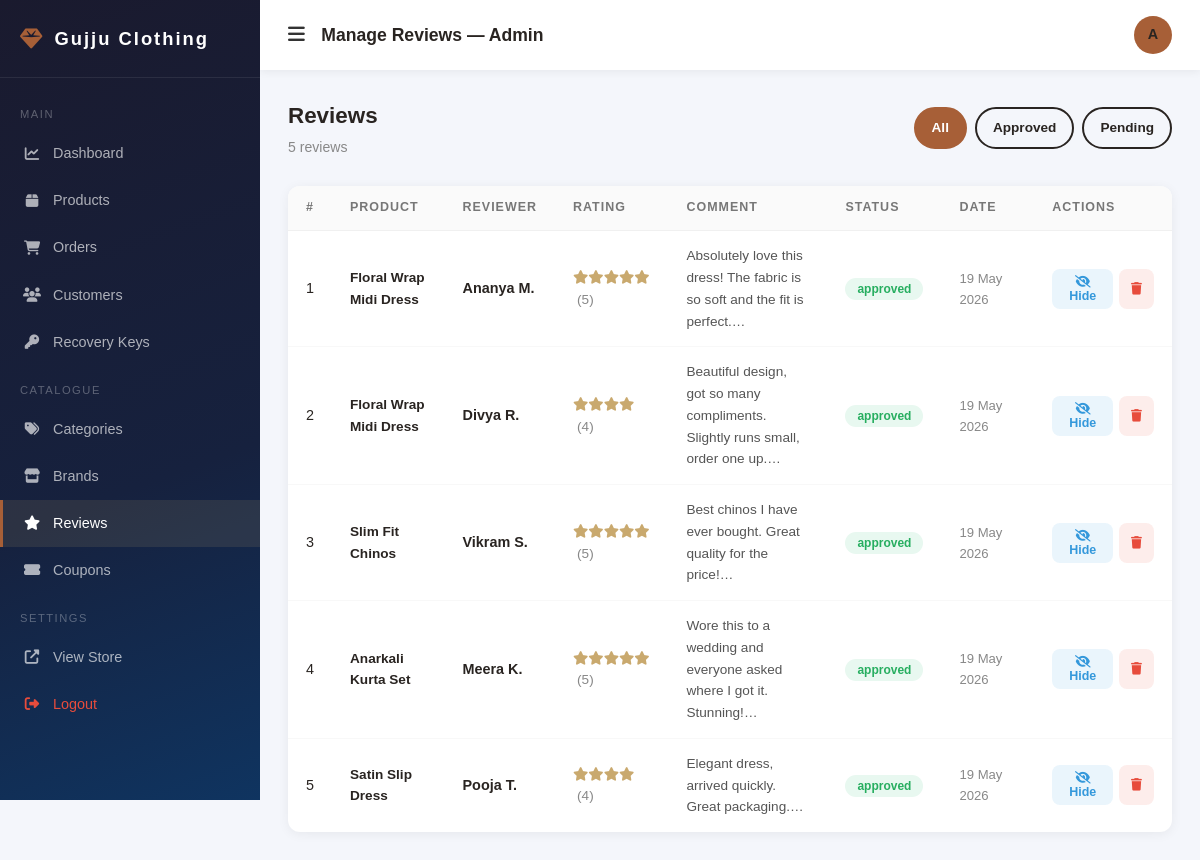
Screenshot of /admin/reviews.php (signed in) with the database file from the repository.
### tables this page shows
CREATE TABLE IF NOT EXISTS `reviews` (
  `id` INT UNSIGNED AUTO_INCREMENT PRIMARY KEY,
  `product_id` INT UNSIGNED NOT NULL,
  `user_id` INT UNSIGNED,
  `reviewer_name` VARCHAR(100),
  `rating` TINYINT NOT NULL,
  `comment` TEXT,
  `status` ENUM('pending','approved') DEFAULT 'approved',
  `created_at` TIMESTAMP DEFAULT CURRENT_TIMESTAMP
);

CREATE TABLE IF NOT EXISTS `products` (
  `id` INT UNSIGNED AUTO_INCREMENT PRIMARY KEY,
  `category_id` INT UNSIGNED,
  `name` VARCHAR(200) NOT NULL,
  `slug` VARCHAR(220) NOT NULL UNIQUE,
  `description` TEXT,
  `price` DECIMAL(10,2) NOT NULL,
  `sale_price` DECIMAL(10,2) DEFAULT 0,
  `stock` INT DEFAULT 0,
  `sizes` VARCHAR(200) DEFAULT 'XS,S,M,L,XL,XXL',
  `colors` VARCHAR(200) DEFAULT 'Black,White,Beige',
  `image` VARCHAR(255),
  `gallery` TEXT,
  `tags` VARCHAR(255),
  `featured` TINYINT(1) DEFAULT 0,
  `status` ENUM('active','inactive') DEFAULT 'active',
  `created_at` TIMESTAMP DEFAULT CURRENT_TIMESTAMP,
  FOREIGN KEY (`category_id`) REFERENCES `categories`(`id`) ON DELETE SET NULL
);

### includes/db.php (called while the page is built, shortened)
<?php
function getDB() {
    static $pdo = null;
    if ($pdo === null) {
        try {
            $dsn = "mysql:host=" . DB_HOST . ";dbname=" . DB_NAME . ";charset=utf8mb4";
            $options = [
                PDO::ATTR_ERRMODE            => PDO::ERRMODE_EXCEPTION,
                PDO::ATTR_DEFAULT_FETCH_MODE => PDO::FETCH_ASSOC,
                PDO::ATTR_EMULATE_PREPARES   => false,
            ];
            $pdo = new PDO($dsn, DB_USER, DB_PASS, $options);
            $pdo->exec("CREATE TABLE IF NOT EXISTS `product_images` (
              `id` INT(11) AUTO_INCREMENT PRIMARY KEY,
              `product_id` INT(11) NOT NULL,
              `image_path` VARCHAR(255) NOT NULL,
              `alt_text` VARCHAR(200),
              `sort_order` INT(11) DEFAULT 0,
              `created_at` TIMESTAMP DEFAULT CURRENT_TIMESTAMP
            ) ENGINE=InnoDB DEFAULT CHARSET=utf8mb4;");
            $pdo->exec("CREATE TABLE IF NOT EXISTS `password_reset_keys` (
              `id` INT(11) AUTO_INCREMENT PRIMARY KEY,
              `user_id` INT(11) UNSIGNED NOT NULL,
              `secret_key` VARCHAR(100) NOT NULL UNIQUE,
              `expires_at` DATETIME NOT NULL,
              `used` TINYINT(1) DEFAULT 0,
              `created_at` TIMESTAMP DEFAULT CURRENT_TIMESTAMP,
              FOREIGN KEY (`user_id`) REFERENCES `users`(`id`) ON DELETE CASCADE
            ) ENGINE=InnoDB DEFAULT CHARSET=utf8mb4;");
        } catch (PDOException $e) {
            if (DEBUG_MODE) {
                die("Database Connection Failed: " . $e->getMessage());
            } else {
                die("Service temporarily unavailable. Please try again later.");
            }
        }
    }
    return $pdo;
}
function dbFetchAll($sql, $params = []) {
    $stmt = getDB()->prepare($sql);
    $stmt->execute($params);
    return $stmt->fetchAll();
}

### includes/functions.php (called while the page is built, shortened)
<?php
require_once __DIR__ . '/db.php';
function e($str) {
    return htmlspecialchars($str ?? '', ENT_QUOTES, 'UTF-8');
}

### admin/reviews.php (the view, shortened to what this page needs)
<?php
require_once __DIR__ . '/../includes/functions.php';
$filter  = $_GET['status'] ?? 'all';
$where   = $filter !== 'all' ? "WHERE r.status='$filter'" : '';
$reviews = dbFetchAll("SELECT r.*, p.name AS product_name FROM reviews r LEFT JOIN products p ON r.product_id=p.id $where ORDER BY r.created_at DESC");
include __DIR__ . '/includes/admin_header.php';
?>
<div style="display:flex;justify-content:space-between;align-items:center;margin-bottom:28px;flex-wrap:wrap;gap:14px">
  <div>
    <h1 style="font-size:1.4rem;font-weight:800">Reviews</h1>
    <p style="color:#888;font-size:.88rem;margin-top:2px"><?= count($reviews) ?> review<?= count($reviews)!=1?'s':'' ?></p>
  </div>
  <div style="display:flex;gap:8px">
    <?php foreach (['all'=>'All','approved'=>'Approved','pending'=>'Pending'] as $f => $l): ?>
    <a href="?status=<?= $f ?>" class="btn <?= $filter===$f?'btn-primary':'btn-outline' ?>" style="padding:8px 16px;font-size:.85rem"><?= $l ?></a>
    <?php endforeach; ?>
  </div>
</div>
<div class="admin-card">
  <div style="overflow-x:auto">
    <table class="admin-table" style="width:100%">
      <thead><tr>
        <th>#</th><th>Product</th><th>Reviewer</th><th>Rating</th><th>Comment</th><th>Status</th><th>Date</th><th>Actions</th>
      </tr></thead>
      <tbody>
        <?php foreach ($reviews as $rv): ?>
        <tr>
          <td><?= $rv['id'] ?></td>
          <td style="max-width:120px;font-size:.85rem;font-weight:600"><?= e($rv['product_name'] ?? 'N/A') ?></td>
          <td>
            <div style="font-weight:600;font-size:.9rem"><?= e($rv['reviewer_name']) ?></div>
          </td>
          <td>
            <div style="color:#c9a96e;font-size:.85rem">
              <?php for ($i=1;$i<=5;$i++) echo '<i class="fa fa-star'.($i>$rv['rating']?'-o':'').'"></i>'; ?>
              <span style="color:#888;margin-left:4px">(<?= $rv['rating'] ?>)</span>
            </div>
          </td>
          <td style="max-width:200px;font-size:.85rem;color:#555"><?= e(substr($rv['comment'], 0, 80)) ?>…</td>
          <td><span class="status-badge <?= $rv['status']==='approved'?'status-active':'status-pending' ?>"><?= $rv['status'] ?></span></td>
          <td style="font-size:.82rem;color:#888"><?= date('d M Y', strtotime($rv['created_at'])) ?></td>
          <td>
            <form method="POST" action="" style="display:inline">
              <div class="action-btns">
                <?php if ($rv['status'] !== 'approved'): ?>
                <button type="submit" name="action" value="approve" class="action-btn view"><i class="fa fa-check"></i> Approve</button>
                <?php else: ?>
                <button type="submit" name="action" value="reject" class="action-btn edit"><i class="fa fa-eye-slash"></i> Hide</button>
                <?php endif; ?>
                <button type="submit" name="action" value="delete" class="action-btn delete" onclick="return confirm('Delete this review?')"><i class="fa fa-trash"></i></button>
              </div>
            </form>
          </td>
        </tr>
        <?php endforeach; ?>
      </tbody>
    </table>
  </div>
</div>
<?php require_once __DIR__ . '/includes/admin_footer.php'; ?>

### assets/css/style.css (style rules this page uses)
*, *::before, *::after { box-sizing: border-box; margin: 0; padding: 0 }
:root { --dark: #292421; --dark2: #1e1a18; --dark3: #38322e; --copper: #A75F37; --pink: #CA8E82; --tan: #D9B99F; --blush: #F2D6CE; --vanilla: #F2E7DD; --green: #7A958F; --mint: #BAE0DA; --primary: var(--copper); --primary-dark: #8a4d2b; --gray: #777; --light: var(--vanilla); --white: #fff; --radius: 12px; --radius-sm: 8px; --shadow: 0 4px 24px rgba(41, 36, 33, .12); --shadow-lg: 0 8px 48px rgba(41, 36, 33, .2); --trans: .3s ease; }
html { scroll-behavior: smooth }
body { font-family: 'Faculty Glyphic', 'Marcellus', sans-serif; background: var(--light); color: var(--dark); line-height: 1.6; overflow-x: hidden }
a { text-decoration: none; color: inherit; transition: var(--trans) }
.btn { display: inline-flex; align-items: center; gap: 8px; padding: 12px 28px; border-radius: 50px; font-size: .95rem; font-weight: 600; cursor: pointer; transition: var(--trans); border: 2px solid transparent; white-space: nowrap }
.btn-primary { background: var(--primary); color: var(--white); border-color: var(--primary) }
.btn-outline { background: transparent; color: var(--dark); border-color: var(--dark) }
.admin-card { background: var(--white); border-radius: var(--radius); box-shadow: 0 2px 12px rgba(0, 0, 0, .06); overflow: hidden; margin-bottom: 24px }
.admin-table { width: 100%; border-collapse: collapse }
.admin-table th { padding: 12px 18px; text-align: left; font-size: .78rem; text-transform: uppercase; letter-spacing: 1px; color: var(--gray); background: #fafafa; border-bottom: 1px solid #f0f0f0 }
.admin-table td { padding: 14px 18px; border-bottom: 1px solid #f8f8f8; font-size: .9rem; color: var(--dark); vertical-align: middle }
.admin-table tr:last-child td { border-bottom: none }
.status-badge { padding: 4px 12px; border-radius: 50px; font-size: .75rem; font-weight: 700 }
.status-active, .status-paid, .status-delivered { background: #e8f8f0; color: #27ae60 }
.action-btns { display: flex; gap: 6px }
.action-btn { padding: 6px 12px; border-radius: var(--radius-sm); font-size: .78rem; font-weight: 600; cursor: pointer; border: none; font-family: inherit; transition: var(--trans) }
.action-btn.edit { background: rgba(52, 152, 219, .1); color: #3498db }
.action-btn.delete { background: rgba(231, 76, 60, .1); color: #e74c3c }

### rows the page displays
reviews: id "1", product.name "Floral Wrap Midi Dress", reviewer_name "Ananya M.", rating "5", comment "Absolutely love this dress! The fabric is so soft and the fit is perfect.", status "approved", created_at "19 May 2026", shows "Hide"
reviews: id "2", product.name "Floral Wrap Midi Dress", reviewer_name "Divya R.", rating "4", comment "Beautiful design, got so many compliments. Slightly runs small, order one up.", status "approved", created_at "19 May 2026", shows "Hide"
reviews: id "3", product.name "Slim Fit Chinos", reviewer_name "Vikram S.", rating "5", comment "Best chinos I have ever bought. Great quality for the price!", status "approved", created_at "19 May 2026", shows "Hide"
reviews: id "4", product.name "Anarkali Kurta Set", reviewer_name "Meera K.", rating "5", comment "Wore this to a wedding and everyone asked where I got it. Stunning!", status "approved", created_at "19 May 2026", shows "Hide"
reviews: id "5", product.name "Satin Slip Dress", reviewer_name "Pooja T.", rating "4", comment "Elegant dress, arrived quickly. Great packaging.", status "approved", created_at "19 May 2026", shows "Hide"

### other values shown
$pageTitle "Manage Reviews — Admin"
substr($adminUser,0,1) "A"
count($reviews) "5"
$l "All"
$l "Approved"
$l "Pending"
